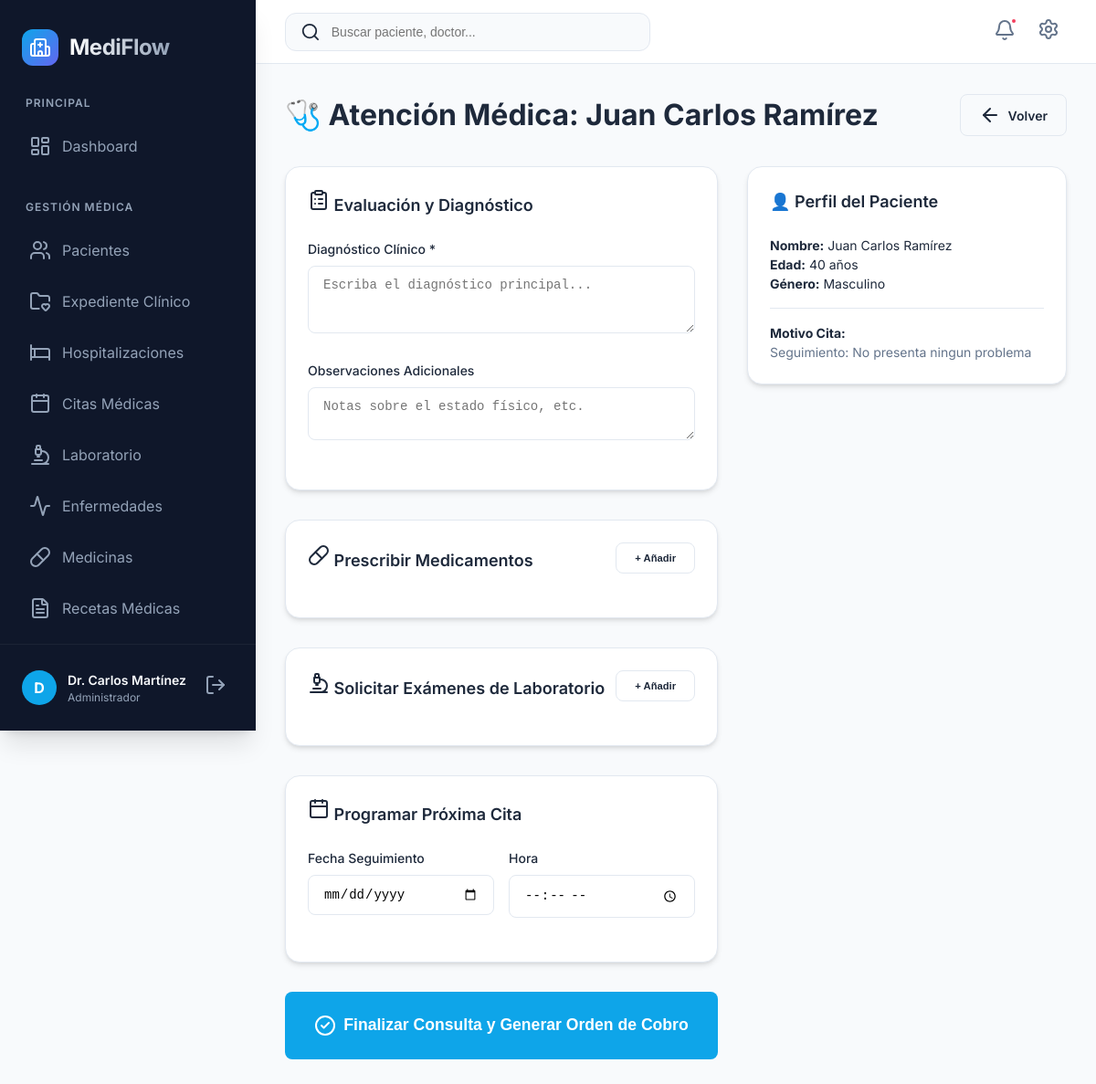
Screenshot of /atencion.php?codigocita=2 (signed in) with the database file from the repository.
### tables this page shows
CREATE TABLE `cita` (
  `codigocita` int NOT NULL AUTO_INCREMENT,
  `codigopaciente` int NOT NULL,
  `codigoempleado` int NOT NULL,
  `fecha_cita` date NOT NULL,
  `hora_cita` time NOT NULL,
  `motivo` varchar(255) DEFAULT NULL,
  `estado` enum('pendiente','completada','cancelada') DEFAULT 'pendiente',
  `created_at` timestamp NULL DEFAULT CURRENT_TIMESTAMP,
  PRIMARY KEY (`codigocita`),
  KEY `codigopaciente` (`codigopaciente`),
  KEY `codigoempleado` (`codigoempleado`),
  CONSTRAINT `cita_ibfk_1` FOREIGN KEY (`codigopaciente`) REFERENCES `paciente` (`codigopaciente`) ON DELETE CASCADE,
  CONSTRAINT `cita_ibfk_2` FOREIGN KEY (`codigoempleado`) REFERENCES `empleado` (`codigoempleado`)
);

CREATE TABLE `paciente` (
  `codigopaciente` int NOT NULL AUTO_INCREMENT,
  `nombrepaciente` varchar(150) NOT NULL,
  `dui` varchar(10) NOT NULL,
  `fechanacimiento` date NOT NULL,
  `genero` enum('M','F','Otro') NOT NULL,
  `direccion` text,
  `telefono` varchar(20) DEFAULT NULL,
  `correo` varchar(100) DEFAULT NULL,
  `codigomunicipio` int DEFAULT NULL,
  `tipo_sangre` enum('A+','A-','B+','B-','AB+','AB-','O+','O-') DEFAULT NULL,
  `alergias` text,
  `contacto_emergencia` varchar(150) DEFAULT NULL,
  `telefono_emergencia` varchar(20) DEFAULT NULL,
  `created_at` timestamp NOT NULL DEFAULT CURRENT_TIMESTAMP,
  `updated_at` timestamp NOT NULL DEFAULT CURRENT_TIMESTAMP ON UPDATE CURRENT_TIMESTAMP,
  PRIMARY KEY (`codigopaciente`),
  UNIQUE KEY `dui` (`dui`),
  KEY `codigomunicipio` (`codigomunicipio`),
  KEY `idx_dui` (`dui`),
  KEY `idx_nombre` (`nombrepaciente`),
  CONSTRAINT `paciente_ibfk_1` FOREIGN KEY (`codigomunicipio`) REFERENCES `municipio` (`codigomunicipio`) ON DELETE SET NULL
);

### atencion.php (the view, shortened to what this page needs)
<?php
require_once("includes/db.php");
$codigocita = (int)$_GET['codigocita'];
$citaRes = $conn->query("SELECT c.*, p.nombrepaciente, p.fechanacimiento, p.genero FROM cita c JOIN paciente p ON c.codigopaciente=p.codigopaciente WHERE c.codigocita=$codigocita");
$cita = $citaRes->fetch_assoc();
?>
<?php
require_once("includes/header.php");
require_once("includes/sidebar.php");
?>
<div class="card-header" style="margin-bottom: 2rem;">
    <h1 style="margin: 0;">🩺 Atención Médica: <?= htmlspecialchars($cita['nombrepaciente']) ?></h1>
    <a href="citas.php" class="btn btn-outline"><i data-lucide="arrow-left"></i> Volver</a>
</div>
<div style="display: grid; grid-template-columns: 1fr 350px; gap: 2rem;">
    <div style="display: flex; flex-direction: column; gap: 2rem;">
        <form method="post" id="atencionForm">
            <div class="card" style="margin-bottom: 2rem;">
                <div class="card-header"><h2 class="card-title"><i data-lucide="clipboard-list"></i> Evaluación y Diagnóstico</h2></div>
                <div class="form-group">
                    <label class="form-label">Diagnóstico Clínico *</label>
                    <textarea name="diagnostico" class="form-control" rows="3" required placeholder="Escriba el diagnóstico principal..."></textarea>
                </div>
                <div class="form-group">
                    <label class="form-label">Observaciones Adicionales</label>
                    <textarea name="observaciones" class="form-control" rows="2" placeholder="Notas sobre el estado físico, etc."></textarea>
                </div>
            </div>
            <div class="card" style="margin-bottom: 2rem;">
                <div class="card-header">
                    <h2 class="card-title"><i data-lucide="pill"></i> Prescribir Medicamentos</h2>
                    <button type="button" class="btn btn-outline" style="font-size: 0.7rem;" onclick="agregarMedicina()">+ Añadir</button>
                </div>
            </div>
            <div class="card" style="margin-bottom: 2rem;">
                <div class="card-header">
                    <h2 class="card-title"><i data-lucide="microscope"></i> Solicitar Exámenes de Laboratorio</h2>
                    <button type="button" class="btn btn-outline" style="font-size: 0.7rem;" onclick="agregarExamen()">+ Añadir</button>
                </div>
            </div>
            <div class="card" style="margin-bottom: 2rem;">
                <div class="card-header"><h2 class="card-title"><i data-lucide="calendar"></i> Programar Próxima Cita</h2></div>
                <div style="display: grid; grid-template-columns: 1fr 1fr; gap: 1rem;">
                    <div class="form-group">
                        <label class="form-label">Fecha Seguimiento</label>
                        <input type="date" name="proxima_fecha" class="form-control" min="<?= date('Y-m-d') ?>">
                    </div>
                    <div class="form-group">
                        <label class="form-label">Hora</label>
                        <input type="time" name="proxima_hora" class="form-control">
                    </div>
                </div>
            </div>
            <button type="submit" class="btn btn-primary" style="width: 100%; padding: 1.5rem; font-size: 1.1rem;">
                <i data-lucide="check-circle-2"></i> Finalizar Consulta y Generar Orden de Cobro
            </button>
        </form>
    </div>
    <div style="display: flex; flex-direction: column; gap: 1.5rem;">
        <div class="card">
            <div class="card-header"><h2 class="card-title">👤 Perfil del Paciente</h2></div>
            <div style="font-size: 0.875rem;">
                <p><strong>Nombre:</strong> <?= htmlspecialchars($cita['nombrepaciente']) ?></p>
                <p><strong>Edad:</strong> <?= date_diff(date_create($cita['fechanacimiento']), date_create('today'))->y ?> años</p>
                <p><strong>Género:</strong> <?= $cita['genero'] == 'M' ? 'Masculino' : 'Femenino' ?></p>
                <hr style="margin: 1rem 0; border: none; border-top: 1px solid var(--border);">
                <p><strong>Motivo Cita:</strong><br><span style="color: var(--text-muted);"><?= htmlspecialchars($cita['motivo']) ?></span></p>
            </div>
        </div>
    </div>
</div>
<?php require_once("includes/footer.php"); ?>

### css/style.css (style rules this page uses)
:root { --primary: #0ea5e9; --primary-hover: #0284c7; --secondary: #6366f1; --accent: #f43f5e; --success: #10b981; --warning: #f59e0b; --error: #ef4444; --info: #3b82f6; --bg-main: #f8fafc; --bg-surface: #ffffff; --bg-sidebar: #0f172a; --text-main: #1e293b; --text-muted: #64748b; --text-light: #94a3b8; --text-on-dark: #f8fafc; --border: #e2e8f0; --shadow-sm: 0 1px 2px 0 rgb(0 0 0 / 0.05); --shadow: 0 4px 6px -1px rgb(0 0 0 / 0.1), 0 2px 4px -2px rgb(0 0 0 / 0.1); --shadow-md: 0 10px 15px -3px rgb(0 0 0 / 0.1), 0 4px 6px -4px rgb(0 0 0 / 0.1); --shadow-lg: 0 20px 25px -5px rgb(0 0 0 / 0.1), 0 8px 10px -6px rgb(0 0 0 / 0.1); --radius-sm: 0.375rem; --radius: 0.5rem; --radius-md: 0.75rem; --radius-lg: 1rem; --radius-xl: 1.5rem; --sidebar-width: 280px; --header-height: 70px; }
* { margin: 0; padding: 0; box-sizing: border-box; }
body { font-family: 'Inter', sans-serif; background-color: var(--bg-main); color: var(--text-main); line-height: 1.5; -webkit-font-smoothing: antialiased; }
a { text-decoration: none; color: inherit; transition: all 0.2s ease; }
.card { background-color: var(--bg-surface); border-radius: var(--radius-lg); box-shadow: var(--shadow); padding: 1.5rem; margin-bottom: 2rem; border: 1px solid var(--border); }
.card-header { display: flex; align-items: center; justify-content: space-between; margin-bottom: 1.5rem; }
.card-title { font-size: 1.125rem; font-weight: 600; }
.btn { display: inline-flex; align-items: center; justify-content: center; gap: 0.5rem; padding: 0.625rem 1.25rem; border-radius: var(--radius); font-size: 0.875rem; font-weight: 600; cursor: pointer; transition: all 0.2s ease; border: 1px solid transparent; }
.btn-primary { background-color: var(--primary); color: white; }
.btn-outline { background-color: transparent; border-color: var(--border); color: var(--text-main); }
.form-group { margin-bottom: 1.5rem; }
.form-label { display: block; font-size: 0.875rem; font-weight: 500; margin-bottom: 0.5rem; }
.form-control { width: 100%; padding: 0.75rem 1rem; border: 1px solid var(--border); border-radius: var(--radius); font-size: 0.875rem; transition: all 0.2s ease; background-color: var(--bg-surface); }

### rows the page displays
cita: codigopaciente.nombrepaciente "Juan Carlos Ramírez", codigopaciente.fechanacimiento "40", motivo "Seguimiento: No presenta ningun problema"

### other values shown
substr($nombreEmpleado, 0, 1) "D"
$nombreEmpleado "Dr. Carlos Martínez"
getRolNameHeader($rol) "Administrador"
